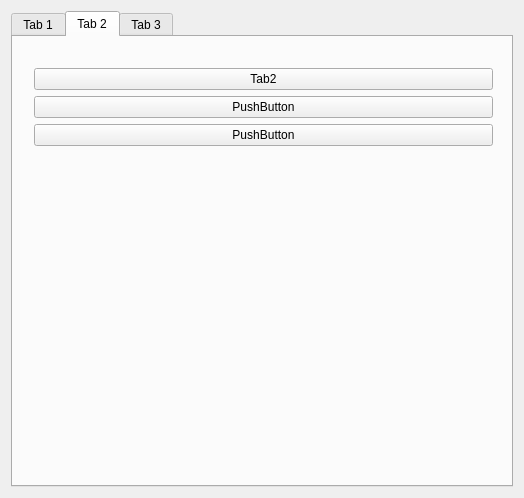
<?xml version="1.0" encoding="UTF-8"?>
<ui version="4.0">
 <class>Widget</class>
 <widget class="QWidget" name="Widget">
  <property name="geometry">
   <rect>
    <x>0</x>
    <y>0</y>
    <width>524</width>
    <height>498</height>
   </rect>
  </property>
  <property name="windowTitle">
   <string>Widget</string>
  </property>
  <layout class="QVBoxLayout" name="verticalLayout_5">
   <item>
    <widget class="QTabWidget" name="tabWidget">
     <property name="currentIndex">
      <number>1</number>
     </property>
     <widget class="QWidget" name="tab">
      <attribute name="title">
       <string>Tab 1</string>
      </attribute>
      <layout class="QVBoxLayout" name="verticalLayout_2">
       <item>
        <layout class="QHBoxLayout" name="horizontalLayout">
         <item>
          <widget class="QGroupBox" name="groupBox">
           <property name="title">
            <string>GroupBox</string>
           </property>
           <layout class="QVBoxLayout" name="verticalLayout">
            <item>
             <widget class="QRadioButton" name="radioButton">
              <property name="text">
               <string>RadioButton</string>
              </property>
             </widget>
            </item>
            <item>
             <widget class="QRadioButton" name="radioButton_2">
              <property name="text">
               <string>RadioButton</string>
              </property>
             </widget>
            </item>
            <item>
             <widget class="QRadioButton" name="radioButton_3">
              <property name="text">
               <string>RadioButton</string>
              </property>
             </widget>
            </item>
            <item>
             <widget class="QRadioButton" name="radioButton_4">
              <property name="text">
               <string>RadioButton</string>
              </property>
             </widget>
            </item>
           </layout>
          </widget>
         </item>
         <item>
          <widget class="QPushButton" name="tab1Button">
           <property name="sizePolicy">
            <sizepolicy hsizetype="Minimum" vsizetype="Expanding">
             <horstretch>0</horstretch>
             <verstretch>0</verstretch>
            </sizepolicy>
           </property>
           <property name="text">
            <string>Tab1Button</string>
           </property>
          </widget>
         </item>
        </layout>
       </item>
       <item>
        <spacer name="verticalSpacer">
         <property name="orientation">
          <enum>Qt::Vertical</enum>
         </property>
         <property name="sizeHint" stdset="0">
          <size>
           <width>20</width>
           <height>212</height>
          </size>
         </property>
        </spacer>
       </item>
      </layout>
     </widget>
     <widget class="QWidget" name="tab_2">
      <attribute name="title">
       <string>Tab 2</string>
      </attribute>
      <widget class="QWidget" name="">
       <property name="geometry">
        <rect>
         <x>10</x>
         <y>20</y>
         <width>481</width>
         <height>431</height>
        </rect>
       </property>
       <layout class="QVBoxLayout" name="verticalLayout_3">
        <item>
         <widget class="QPushButton" name="pushButton_2">
          <property name="text">
           <string>Tab2</string>
          </property>
         </widget>
        </item>
        <item>
         <widget class="QPushButton" name="pushButton_3">
          <property name="text">
           <string>PushButton</string>
          </property>
         </widget>
        </item>
        <item>
         <widget class="QPushButton" name="pushButton_4">
          <property name="text">
           <string>PushButton</string>
          </property>
         </widget>
        </item>
        <item>
         <spacer name="verticalSpacer_2">
          <property name="orientation">
           <enum>Qt::Vertical</enum>
          </property>
          <property name="sizeHint" stdset="0">
           <size>
            <width>20</width>
            <height>40</height>
           </size>
          </property>
         </spacer>
        </item>
       </layout>
      </widget>
     </widget>
     <widget class="QWidget" name="tab_3">
      <attribute name="title">
       <string>Tab 3</string>
      </attribute>
      <layout class="QVBoxLayout" name="verticalLayout_4">
       <item>
        <widget class="QListWidget" name="listWidget"/>
       </item>
       <item>
        <widget class="QPushButton" name="pushButton_5">
         <property name="text">
          <string>PushButton</string>
         </property>
        </widget>
       </item>
      </layout>
     </widget>
    </widget>
   </item>
  </layout>
 </widget>
 <layoutdefault spacing="6" margin="11"/>
 <resources/>
 <connections/>
</ui>
